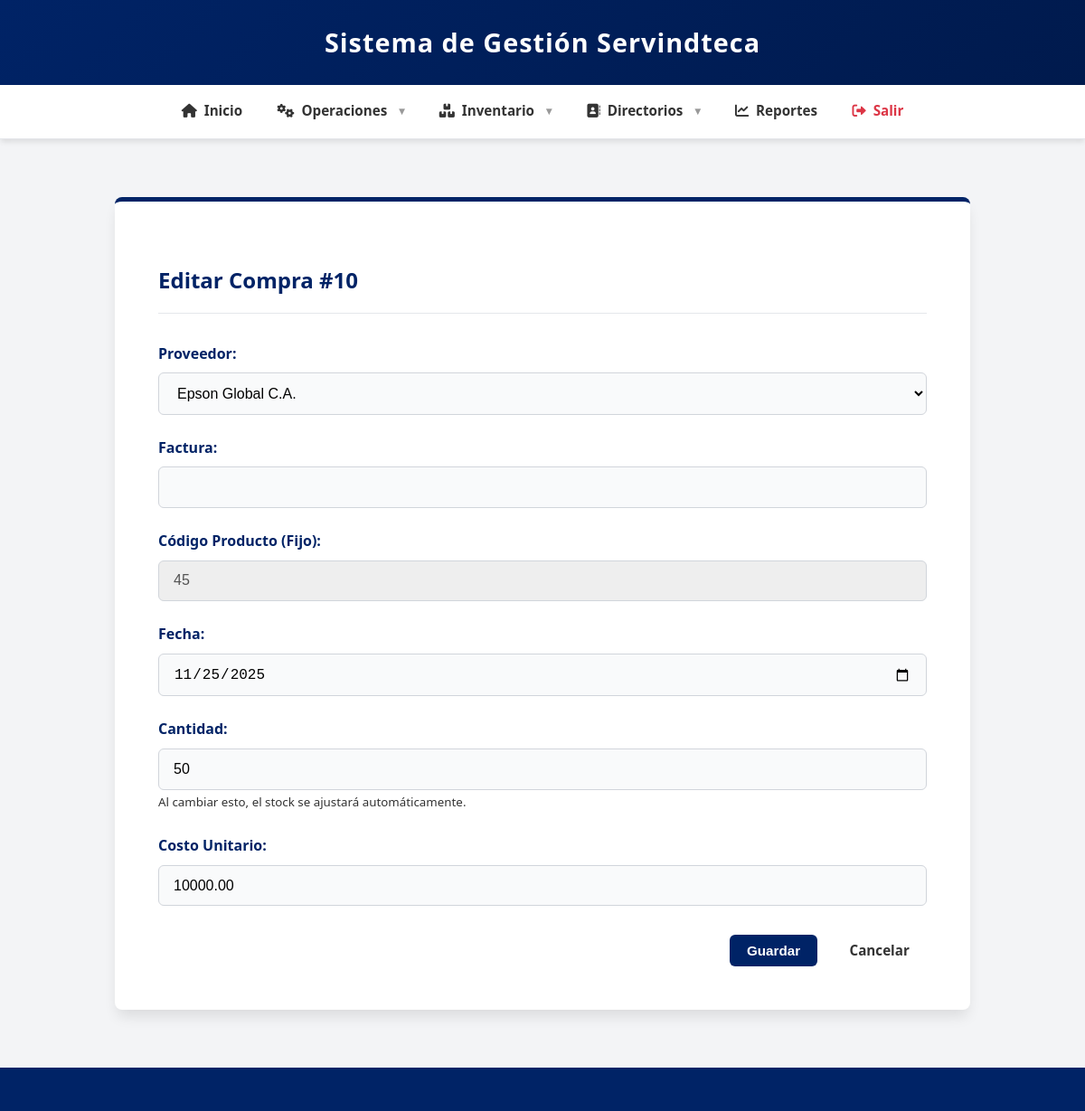
The page /compras/editar.php?id=10 (signed in) on the database its author committed.
### tables this page shows
CREATE TABLE `compra` (
  `id_compra` int NOT NULL,
  `num_factura` varchar(50) NOT NULL,
  `id_proveedor` int DEFAULT NULL,
  `codigo_producto` varchar(30) NOT NULL,
  `fecha_compra` date NOT NULL,
  `cantidad` int NOT NULL,
  `precio_compra_unitario` decimal(11,2) NOT NULL
);

### compras/editar.php (the view, shortened to what this page needs)
<?php
require_once '../includes/database.php';
$id_compra = (int)($_GET['id'] ?? 0);
$errores = [];
$compra = null;
$proveedores = $conn->query("SELECT id, nombre FROM proveedores ORDER BY nombre");
if ($id_compra > 0) {
    $stmt = $conn->prepare("SELECT * FROM compra WHERE id_compra = ?");
    $stmt->bind_param("i", $id_compra);
    $stmt->execute();
    $compra = $stmt->get_result()->fetch_assoc();
} else {
    $errores[] = "ID inválido.";
}
include '../includes/header.php';
?>
<div class="form-container">
    <h2>Editar Compra #<?= $id_compra ?></h2>
    <?php if($compra): ?>
    <form method="POST">
        <div class="form-group">
            <label>Proveedor:</label>
            <select name="id_proveedor" required>
                <?php while($p = $proveedores->fetch_assoc()): ?>
                    <option value="<?= $p['id'] ?>" <?= $p['id'] == $compra['id_proveedor'] ? 'selected' : '' ?>><?= $p['nombre'] ?></option>
                <?php endwhile; ?>
            </select>
        </div>
        <div class="form-group">
            <label>Factura:</label>
            <input type="text" name="num_factura" value="<?= htmlspecialchars($compra['num_factura']) ?>" required>
        </div>
        <div class="form-group">
            <label>Código Producto (Fijo):</label>
            <input type="text" value="<?= htmlspecialchars($compra['codigo_producto']) ?>" disabled style="background:#eee;">
        </div>
        <div class="form-group">
            <label>Fecha:</label>
            <input type="date" name="fecha_compra" value="<?= htmlspecialchars($compra['fecha_compra']) ?>" required>
        </div>
        <div class="form-group">
            <label>Cantidad:</label>
            <input type="number" name="cantidad" value="<?= htmlspecialchars($compra['cantidad']) ?>" required min="1">
            <small>Al cambiar esto, el stock se ajustará automáticamente.</small>
        </div>
        <div class="form-group">
            <label>Costo Unitario:</label>
            <input type="number" name="precio_compra_unitario" step="0.01" value="<?= htmlspecialchars($compra['precio_compra_unitario']) ?>" required>
        </div>
        <div class="form-actions">
            <button type="submit" class="btn btn-primary">Guardar</button>
            <a href="index.php" class="btn secondary">Cancelar</a>
        </div>
    </form>
    <?php endif; ?>
</div>
<?php include '../includes/footer.php'; ?>

### css/styles.css (style rules this page uses)
:root { --azul-rey: #002366; --azul-oscuro: #001a4d; --azul-claro: #e6f2ff; --naranja: #FF8C00; --blanco: #ffffff; --gris: #f3f4f6; --texto: #333333; --success: #22c55e; --danger: #dc3545; --warning: #f59e0b; --radio: 8px; --sombra-suave: 0 4px 6px -1px rgba(0,0,0,0.1); --sombra-fuerte: 0 10px 15px -3px rgba(0, 0, 0, 0.1); }
body { font-family: 'Segoe UI', Tahoma, Geneva, Verdana, sans-serif; margin: 0; padding: 0; background-color: var(--gris); color: var(--texto); line-height: 1.6; display: flex; flex-direction: column; min-height: 100vh; }
a { text-decoration: none; color: inherit; }
.btn, .btn-new, .btn-edit, .btn-eliminar, .btn-primary, .btn-secondary, .btn-danger, .btn-logout, .btn-login { display: inline-flex; align-items: center; justify-content: center; gap: 0.5rem; padding: 0.6rem 1.2rem; border-radius: 6px; font-weight: 600; cursor: pointer; transition: all 0.2s ease; border: none; text-decoration: none; font-size: 0.95rem; line-height: 1; }
.btn-primary, .btn-new, .btn-login { background-color: var(--azul-rey); color: white; }
.form-container { background-color: var(--blanco); max-width: 850px; margin: 2rem auto; padding: 3rem; border-radius: var(--radio); box-shadow: var(--sombra-fuerte); border-top: 5px solid var(--azul-rey); }
.form-container h2 { color: var(--azul-rey); margin-bottom: 2rem; border-bottom: 1px solid #e5e7eb; padding-bottom: 1rem; }
.form-group { margin-bottom: 1.5rem; }
.form-group label { display: block; margin-bottom: 0.5rem; color: var(--azul-rey); font-weight: 600; }
.form-group input, .form-group select, .form-group textarea { width: 100%; padding: 0.8rem 1rem; border: 1px solid #d1d5db; border-radius: 6px; font-size: 1rem; background-color: #f9fafb; box-sizing: border-box; }
.form-actions { display: flex; justify-content: flex-end; gap: 1rem; margin-top: 2rem; }

### rows shown on the page
compra: codigo_producto "45", fecha_compra "11/25/2025", cantidad "50", precio_compra_unitario "10000.00"

### other values the page prints
$id_compra "10"
form field id_proveedor "Epson Global C.A."
